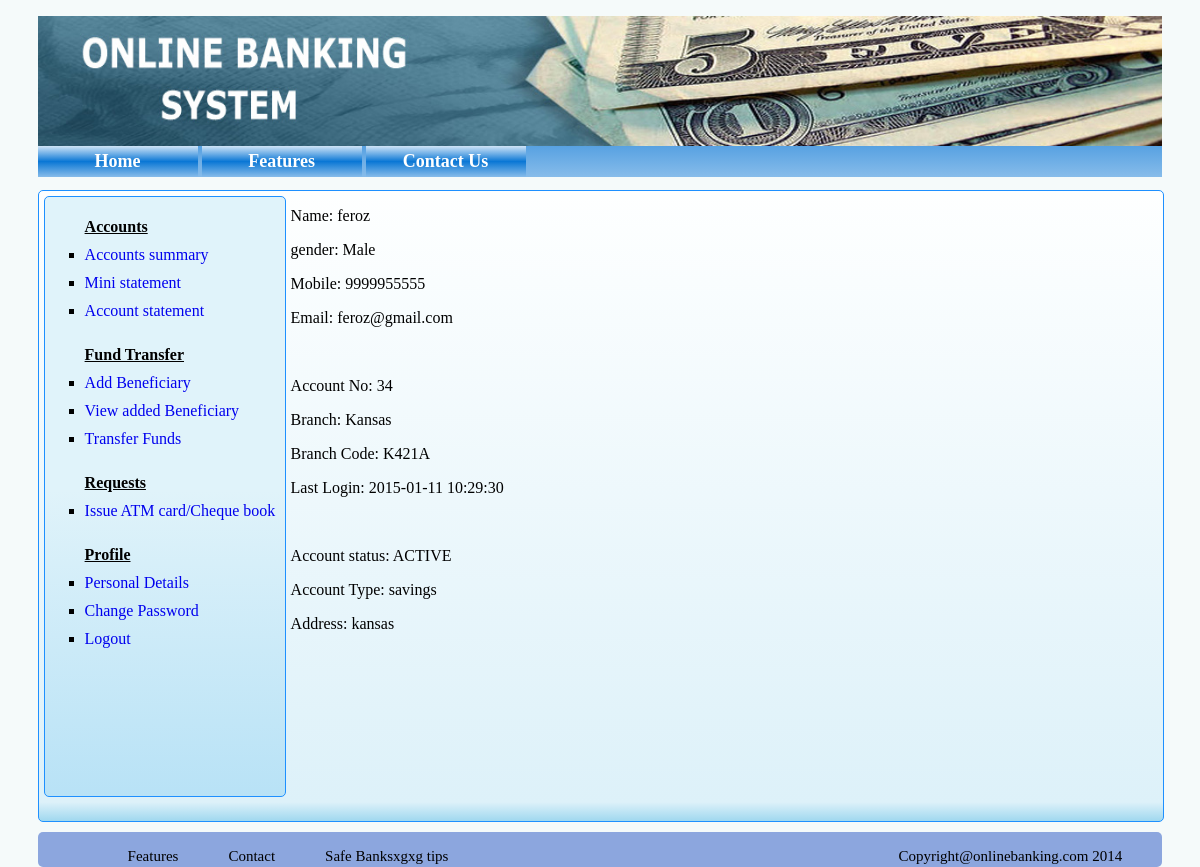
The page /account_summary.php (signed in) on the database its author committed.
### tables this page shows
CREATE TABLE IF NOT EXISTS `customer` (
`id` int(5) NOT NULL,
  `name` varchar(255) NOT NULL,
  `gender` char(1) NOT NULL,
  `dob` date NOT NULL,
  `nominee` varchar(255) NOT NULL,
  `account` varchar(255) NOT NULL,
  `address` varchar(255) NOT NULL,
  `mobile` varchar(11) NOT NULL,
  `email` varchar(255) NOT NULL,
  `password` varchar(255) NOT NULL,
  `branch` varchar(255) NOT NULL,
  `ifsc` varchar(255) NOT NULL,
  `lastlogin` datetime NOT NULL,
  `accstatus` varchar(255) NOT NULL
);

### account_summary.php (the view, shortened to what this page needs)
<!DOCTYPE html>
<html>
    <head>
        <link rel="stylesheet" href="newcss.css">
    </head>
        <?php include 'header.php' ?>
        <div class='content_customer'>
           <?php include 'customer_navbar.php'?>
            <?php
                $cust_id=$_SESSION['cust_id'];
                $sql="SELECT * FROM customer WHERE email='$cust_id'";
                $result=  mysql_query($sql) or die(mysql_error());
                $rws=  mysql_fetch_array($result);
                $name= $rws[1];
                $account_no= $rws[0];
                $branch=$rws[10];
                $branch_code= $rws[11];
                $last_login= $rws[12];
                $acc_status=$rws[13];
                $address=$rws[6];
                $acc_type=$rws[5];
                $gender=$rws[2];
                $mobile=$rws[7];
                $email=$rws[8];
?>
            <p>Name: <?php echo $name;?></p>
            <p>gender: <?php if($gender=='M') echo "Male"; else echo "Female";?></p>
            <p>Mobile: <?php echo $mobile;?></p>
            <p>Email: <?php echo $email;?></p>
            <br>
            <p>Account No: <?php echo $account_no;?></p>
            <p>Branch: <?php echo $branch;?></p>
            <p>Branch Code: <?php echo $branch_code;?></p>
            <p>Last Login: <?php echo $last_login;?></p>
            <br>
            <p>Account status: <?php echo $acc_status;?></p>
            <p>Account Type: <?php echo $acc_type;?></p>
            <p>Address: <?php echo $address;?></p>
        </div>
               <?php include 'footer.php';?>
    </body>
</html>

### newcss.css (style rules this page uses)
body { background-color:#F9F6F4; background-color:#F5FAFA; font-family:verdana; }
.content_customer { height:630px; width:100%; border:1px solid dodgerblue; border-radius:5px; background: linear-gradient(to bottom, rgba(254,255,255,1) 0%,rgba(221,241,249,1) 97%,rgba(160,216,239,1) 100%); }

### rows shown on the page
customer: name "feroz", mobile "9999955555", email "feroz@gmail.com", id "34", branch "Kansas", ifsc "K421A", lastlogin "2015-01-11 10:29:30", accstatus "ACTIVE", account "savings", address "kansas"
